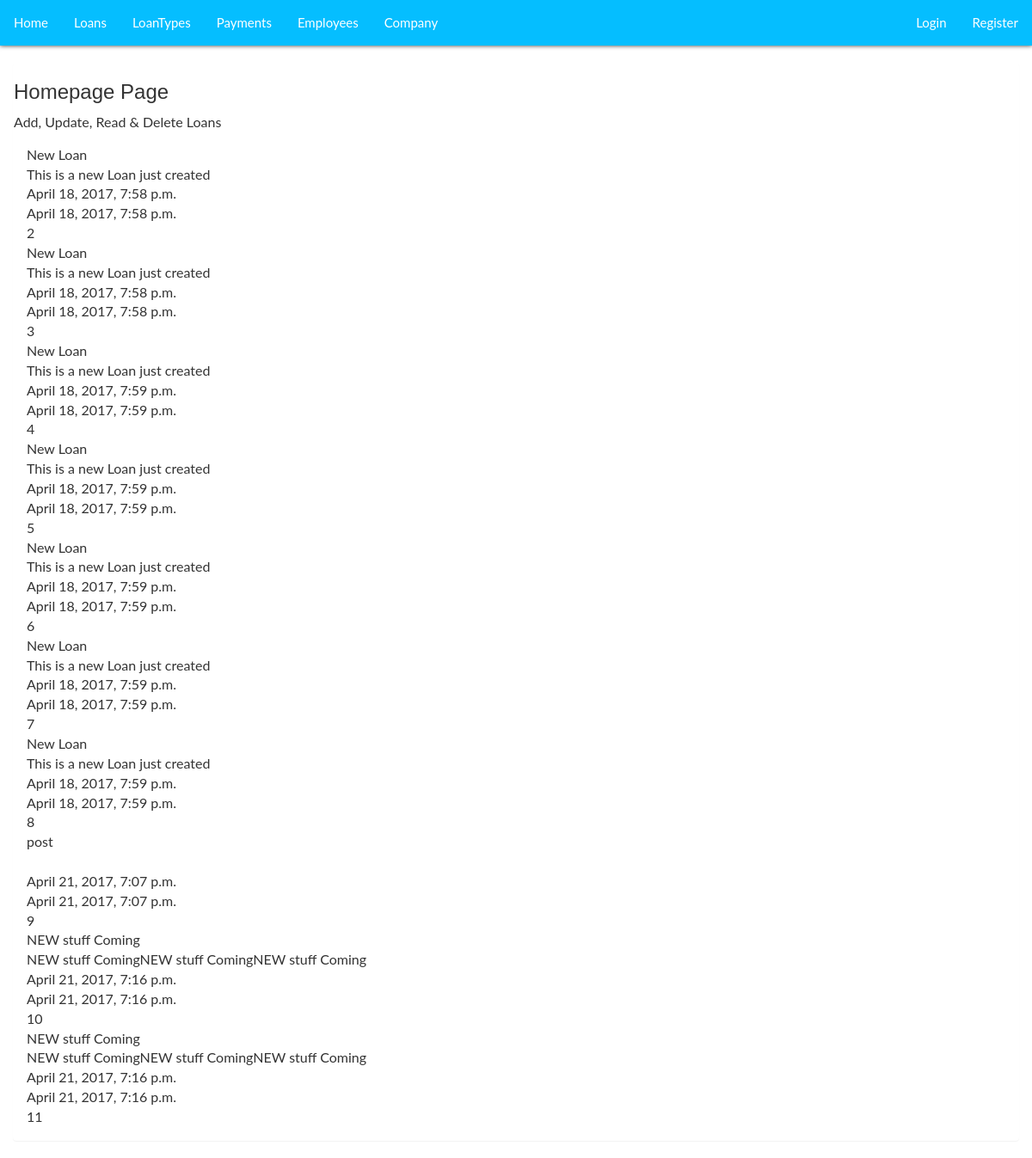
The app's page /, older data.
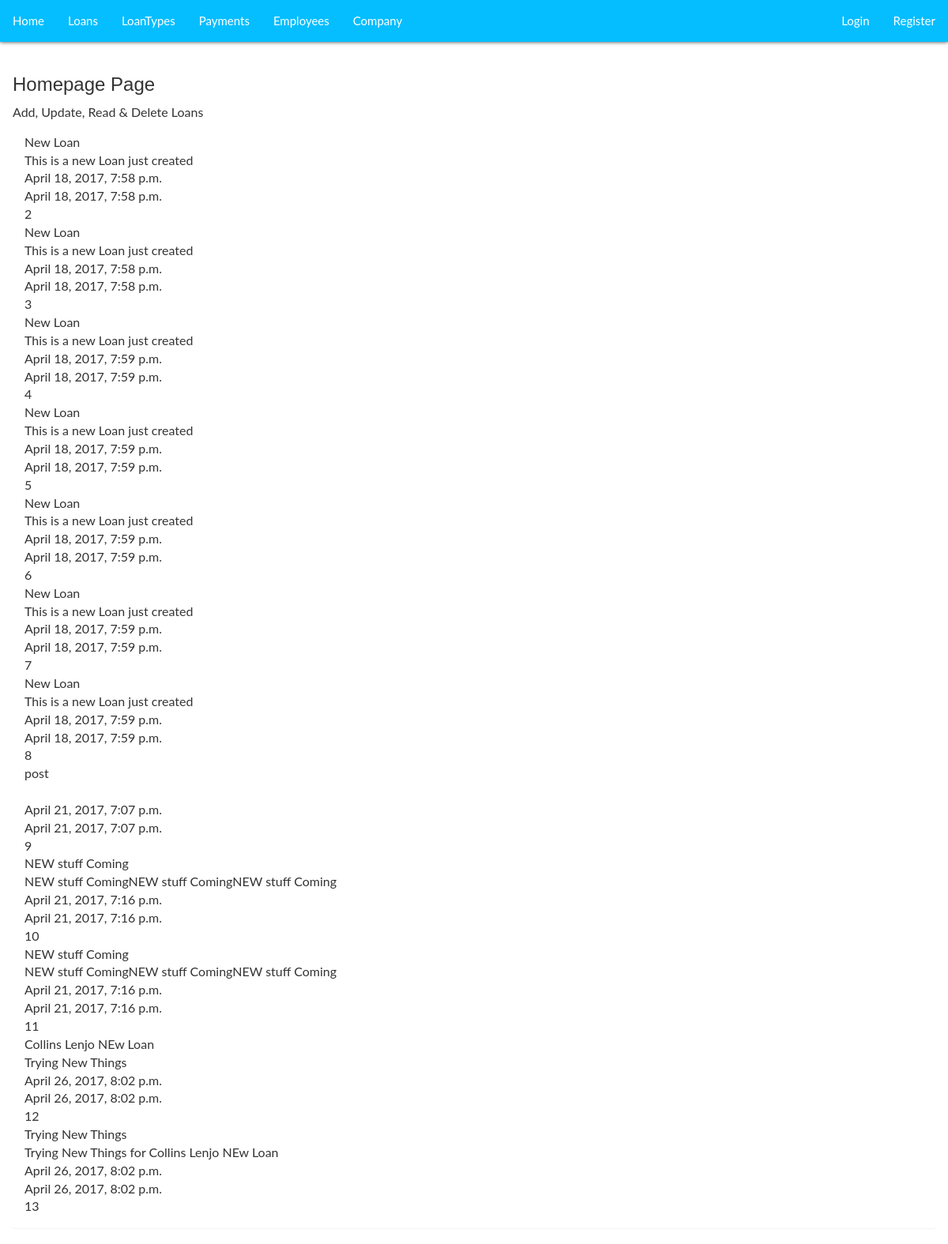
The same page, newer data.
### src/models.py (models this page shows, shortened)
class Loan(models.Model):
	title = models.CharField(max_length=120)
	content = models.TextField()
	updated = models.DateTimeField(auto_now = True, auto_now_add = False)
	timestamp = models.DateTimeField(auto_now = False, auto_now_add = True)

### src/views.py (the view)
# urls.py: url(r'^$', index_loan),
def index_loan(request):
	queryset = Loan.objects.all()
	context = {
			"title":"Homepage",
			"Loan_list":queryset
	}
	return render(request, "index.html", context)

### templates/index.html (shortened to what this page needs)
{% load staticfiles %}
<!DOCTYPE html>
<html>
<head>
	<link rel="stylesheet" type="text/css" href="{% static 'css/bootstrap.css' %}">
	<link rel="stylesheet" type="text/css" href="{% static 'css/font-awesome.css' %}">
	<link rel="stylesheet" type="text/css" href="{% static 'css/style.css' %}">
	<link rel="stylesheet" type="text/css" href="{% static 'css/main.css' %}">
	<link rel="stylesheet" href="https://code.getmdl.io/1.3.0/material.indigo-pink.min.css">
</head>
<body>
<div id="wrapper">
		<nav class="navbar">
			<ul>
				<li><a href="/">Home</a></li>
				<li><a href="{% url 'loan' %}">Loans</a></li>
				<li><a href="{% url 'loantype' %}">LoanTypes</a></li>
				<li><a href="{% url 'payment' %}">Payments</a></li>
				<li><a href="{% url 'employee' %}">Employees</a></li>
				<li><a href="{% url 'company' %}">Company</a></li>
			</ul>
			<ul class="navbar-right">
				<li><a href="/admin">Login</a></li>
				<li><a href="admin">Register</a></li>
			</ul>
		</nav>
   <div class="container-fluid">
	<div class="col-md-12">
		<div class="row">
			<div class="panel">
				<div class="panel-header">
					<h3>{{title}} Page</h3>
				</div>
				<div class="panel-subtitle">Add, Update, Read & Delete Loans</div>
				<div class="panel-body">
					{% for obj in Loan_list %}
					<a href="{% url 'details' id=obj.id %}">{{ obj.title }}</a><br>
					{{ obj.content }}<br>
					{{ obj.timestamp }}<br>
					{{ obj.updated }}<br>
					{{ obj.id }}<br>
					{% endfor %}
				</div>
			</div>
		</div>
	</div>
</div>
</div>
</body>
</html>

### static/css/main.css (style rules this page uses)
.navbar { width: 100%; border-radius: 0px; background-color: #05BEFF; box-shadow: 0px 0px 5px; }
.navbar-right { margin-right: 0; }
.navbar ul li { float: left; padding: 15px; font-size: 14px; list-style: none; color: #fff; }
.navbar ul a { color: #fff; font-size: 15px; }

Row changes from the older to the newer data that the page shows:
added Loan: title "Collins Lenjo NEw Loan", content "Trying New Things", timestamp "April 26, 2017, 8:02 p.m.", updated "April 26, 2017, 8:02 p.m.", id "12"
added Loan: title "Trying New Things", content "Trying New Things for Collins Lenjo NEw Loan", timestamp "April 26, 2017, 8:02 p.m.", updated "April 26, 2017, 8:02 p.m.", id "13"
